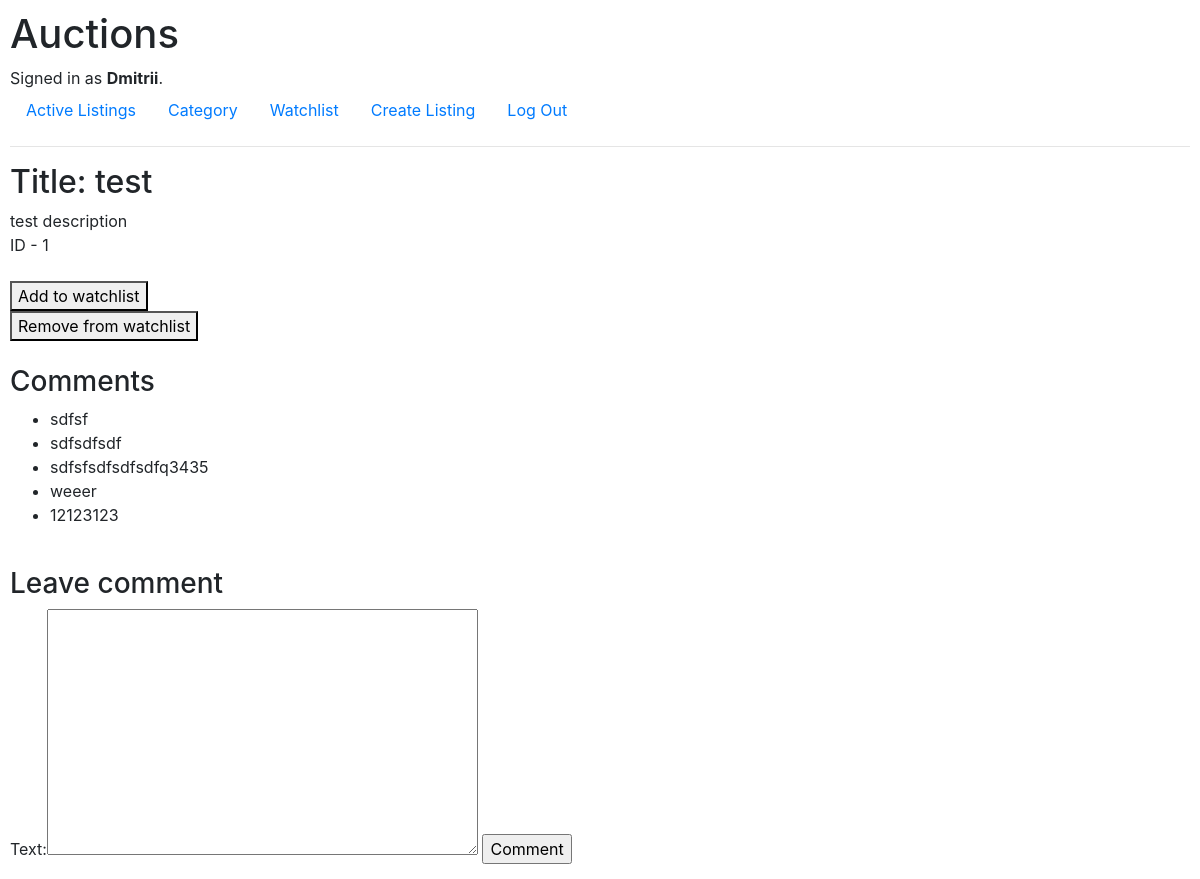
Page /listing_page/1 (signed in) on the committed database.
### auctions/models.py (models this page shows)
class User(AbstractUser):
    pass

class Listing(models.Model):
    CATEGORIES = [
        ('H', 'Home'),
        ('F', 'Fashion'),
        ('T', 'Toys'),
        ('E', 'Electronics'),
        ('O', 'Other')
    ]
    title = models.CharField(max_length=64)
    description = models.TextField()
    category = models.CharField(max_length=1, choices=CATEGORIES)
    watching = models.ManyToManyField(User,related_name='listings')

class Comment(models.Model):
    text = models.TextField()
    listing = models.ForeignKey(Listing, on_delete=models.CASCADE, related_name='comments')
    def __str__(self):
        return f'{self.text}'

### auctions/views.py (the view)
# urls.py: path("listing_page/<int:page_id>", views.listing_page, name="listing_page"),
def listing_page(request, page_id):
    page = Listing.objects.get(id=page_id)
    remove = page in request.user.listings.all()
    return render(request, "auctions/listing_page.html", {
        'listing':page,
        'comments':page.comments.all(),
        'form': CommentForm(),
        'remove': remove
    })

### auctions/views.py
class CommentForm(ModelForm):
    class Meta:
        model = Comment
        fields = ['text']

### auctions/templates/auctions/listing_page.html (shortened to what this page needs)
{% extends 'auctions/layout.html' %}
{% block body %}
<div>
<h2>Title: {{listing.title}}</h2>
    </div>
<div>{{listing.description}}</div>
<div>ID - {{listing.id}}</div>
<br>
<form action="{% url 'watchlist'%}" method="post">
    <button name="add_to_watchlist" value={{listing.id}}>Add to watchlist</button>
</form>
{% if remove %}
<form action="{% url 'watchlist'%}" method="post">
    <button name="remove_from_watchlist" value={{listing.id}}>Remove from watchlist</button>
</form>
{% endif %}
<br>
<h3>Comments</h3>
<ul>
    {%for comment in comments %}
    <li>{{comment}}</li>
    {% empty %}
    <li>No comment yet</li>
    {% endfor %}
</ul>
<br>
<h3>Leave comment</h3>
<form action="{% url 'create_comment' listing.id %}" method="post">
    {{form}}
    <input type="submit" value="Comment">
</form>
{% endblock %}

### auctions/templates/auctions/layout.html (shortened to what this page needs)
{% load static %}
<!DOCTYPE html>
<html lang="en">
    <head>
        <link rel="stylesheet" href="https://stackpath.bootstrapcdn.com/bootstrap/4.4.1/css/bootstrap.min.css">
        <link href="{% static 'auctions/styles.css' %}" rel="stylesheet">
    </head>
    <body>
        <h1>Auctions</h1>
        <div>
            {% if user.is_authenticated %}
                Signed in as <strong>{{ user.username }}</strong>.
            {% else %}
                Not signed in.
            {% endif %}
        </div>
        <ul class="nav">
            <li class="nav-item">
                <a class="nav-link" href="{% url 'index' %}">Active Listings</a>
            </li>
            <li class="nav-item">
                <a class="nav-link" href="{% url 'category' %}">Category</a>
            </li>
            {% if user.is_authenticated %}
                <li class="nav-item">
                    <a class="nav-link" href="{% url 'watchlist' %}">Watchlist</a>
                </li>
                <li class="nav-item">
                    <a class="nav-link" href="{% url 'listing' %}">Create Listing</a>
                </li>
                <li class="nav-item">
                    <a class="nav-link" href="{% url 'logout' %}">Log Out</a>
                </li>
            {% endif %}
        </ul>
        <hr>
        {% block body %}
        {% endblock %}
    </body>
</html>

### auctions/static/auctions/styles.css (style rules this page uses)
body { padding: 10px; }

### rows in the picture
User: username "Dmitrii"
Listing: title "test", description "test description", id "1"
Comment: text "sdfsf"
Comment: text "sdfsdfsdf"
Comment: text "sdfsfsdfsdfsdfq3435"
Comment: text "weeer"
Comment: text "12123123"
